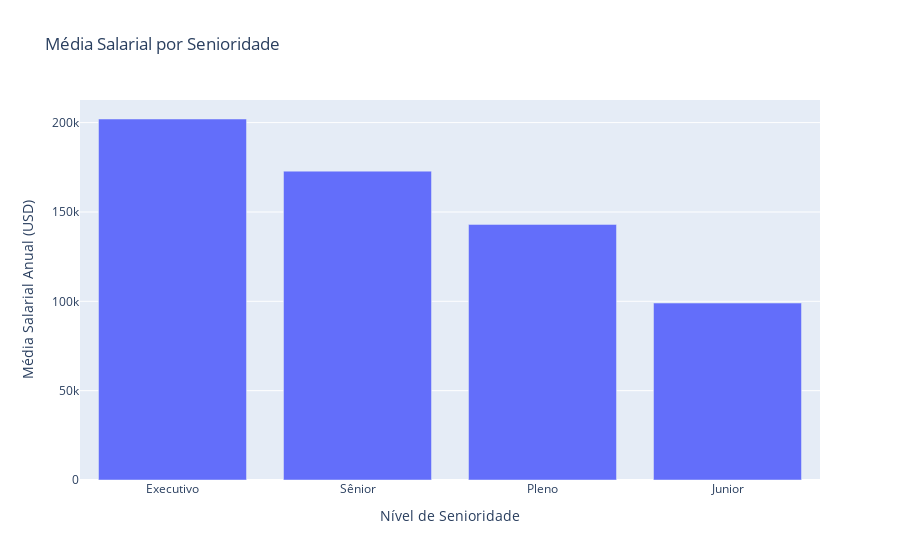

Notebook source saved alongside this figure:
### Code cell
# Calcula a média salarial por senioridade
senioridade_media_salario = (
    df_limpo.groupby('senioridade')['usd']
    .mean()
    .sort_values(ascending=False)
    .reset_index()
)

# Cria um gráfico de barras interativo
fig = px.bar(
    senioridade_media_salario,
    x='senioridade',
    y='usd',
    title='Média Salarial por Senioridade',
    labels={
        'senioridade': 'Nível de Senioridade',
        'usd': 'Média Salarial Anual (USD)'
    }
)

fig.show()

### Figure 1 — Plotly figure (JSON) as saved in the notebook; plotly's stock layout.template omitted (floating-point values rounded to 4 significant figures)
{"data": [{"hovertemplate": "Nível de Senioridade=%{x}<br>Média Salarial Anual (USD)=%{y}<extra></extra>", "legendgroup": "", "marker": {"color": "#636efa", "pattern": {"shape": ""}}, "name": "", "orientation": "v", "showlegend": false, "textposition": "auto", "type": "bar", "x": ["Executivo", "Sênior", "Pleno", "Junior"], "xaxis": "x", "y": [202000.0, 172900.0, 143000.0, 99030.0], "yaxis": "y"}], "layout": {"barmode": "relative", "legend": {"tracegroupgap": 0}, "title": {"text": "Média Salarial por Senioridade"}, "xaxis": {"anchor": "y", "domain": [0, 1], "title": {"text": "Nível de Senioridade"}}, "yaxis": {"anchor": "x", "domain": [0, 1], "title": {"text": "Média Salarial Anual (USD)"}}}}
